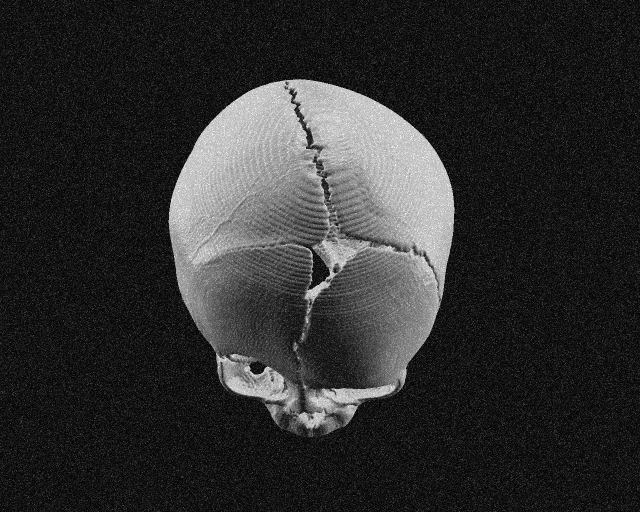
#> input picture Final_Exam/Q1/noisy_skull.png, 640 x 512 px
$ python Q1.py
#> lines starting #> are read from the running program, lines starting #| are printed output that depends on the picture; long printed decimals are rounded
import cv2 as cv
import matplotlib.pyplot as plt
import numpy as np

#A
img = cv.imread("noisy_skull.png", 0)
#> img is the input picture: shape (512, 640); min 1, max 251, mean 46.2
strip = img[:img.shape[0], :170]
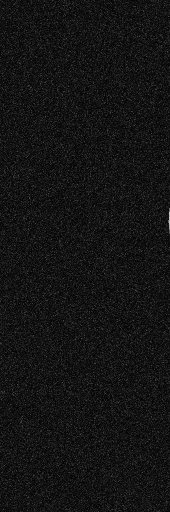
#> strip: shape (512, 170); min 1, max 216, mean 19.9
plt.hist(strip.ravel(), bins=256, density=True)

m_n = np.mean(strip)
#> m_n = 19.94
v_n = np.var(strip)
#> v_n = 133.8
print("Noise mean = ",m_n)
#| Noise mean =  19.944
print("Noise variance = ", v_n)
#| Noise variance =  133.772

#C
dst = cv.copyMakeBorder(img, 4, 4, 4, 4, cv.BORDER_REFLECT)
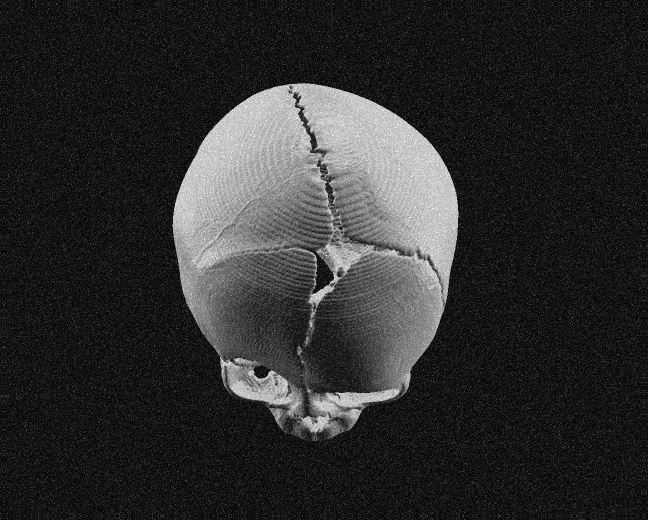
#> dst: shape (520, 648); min 1, max 251, mean 45.5
img_adv = np.zeros(dst.shape)
for i in range (img.shape[0]):
    for j in range (img.shape[1]):
        cut = dst[i:i+9, j:j+9]
        m_l = np.mean(cut)
        v_l = np.var(cut)
        img_adv[i, j] = np.round(dst[i,j] - ((v_n/v_l) * (dst[i,j] - m_l)))
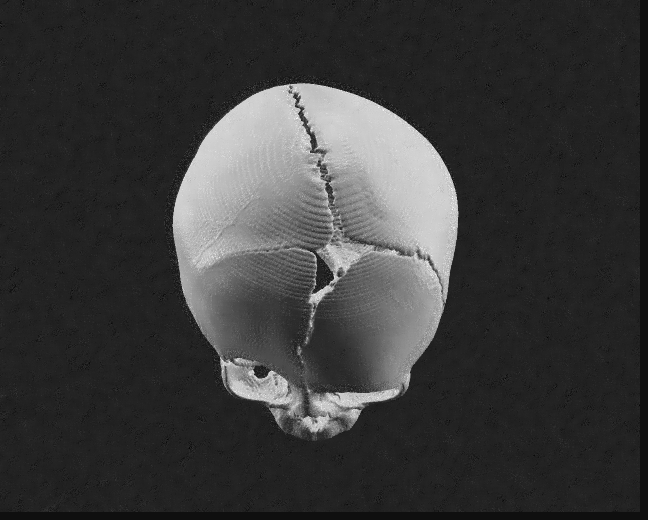
#> img_adv: shape (520, 648) float64; min -16, max 249, mean 44.8; drawn with min black and max white
img_adv = img_adv[4:dst.shape[0]-4, 4:dst.shape[1]-4]
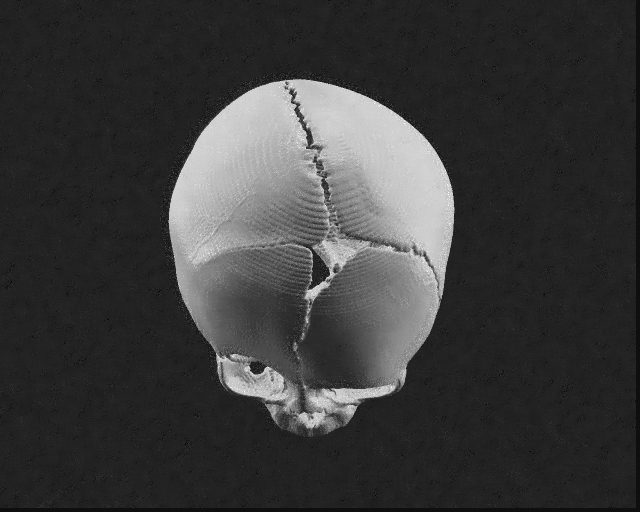
#> img_adv: shape (512, 640) float64; min -16, max 249, mean 45.7; drawn with min black and max white

#D
dst = cv.copyMakeBorder(img, 3, 3, 3, 3, cv.BORDER_REFLECT)
#> dst: shape (518, 646)
img_med = cv.medianBlur(dst, 7)
img_med = img_med[3:dst.shape[0]-3, 3:img.shape[1]-3]
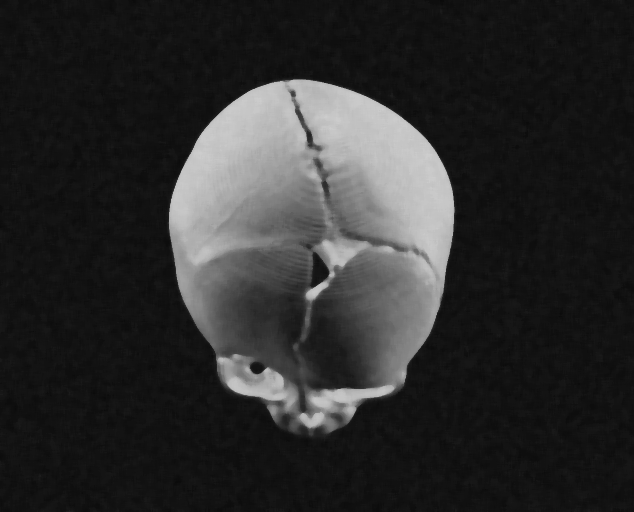
#> img_med: shape (512, 634); min 10, max 206, mean 44.6

#E
plt.figure()
ax = plt.subplot(2, 3, 1)
ax.set_title('noisy')
ax.imshow(img, cmap = 'gray')
ax.axis('off')

ax = plt.subplot(2, 3, 2)
ax.set_title('Adaptive')
ax.imshow(img_adv, cmap = 'gray')
ax.axis('off')

ax = plt.subplot(2, 3, 3)
ax.set_title('Median')
ax.imshow(img_med, cmap = 'gray')
ax.axis('off')

ax = plt.subplot(2, 3, 4)
plt.hist(strip.ravel(), bins=256, range=(0,255), density=True)
plt.ylim(0, 0.3)

ax = plt.subplot(2, 3, 5)
plt.hist(img_adv[:img.shape[0], :170].ravel(), bins=256, range=(0,255), density=True)
plt.ylim(0, 0.3)

ax = plt.subplot(2, 3, 6)
plt.hist(img_med[:img.shape[0], :170].ravel(), bins=256, range=(0,255), density=True)
plt.ylim(0, 0.3)

plt.show()
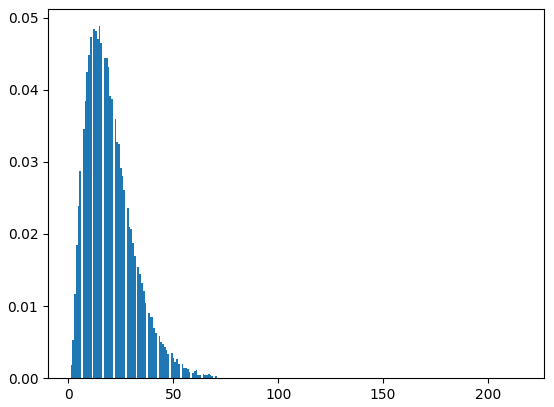
#> figure drawn by matplotlib, 1 panel; tallest bar 0.0488 high, from x = 14.44 to 15.28
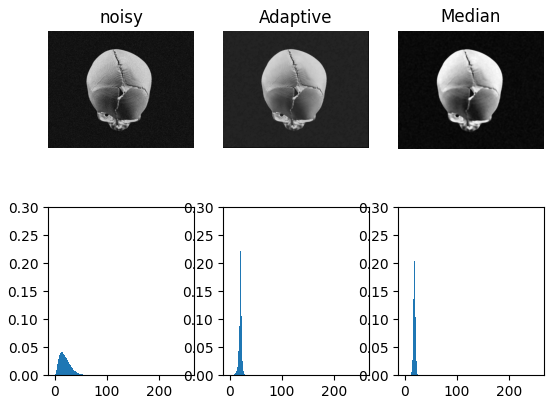
#> figure drawn by matplotlib, 6 panels; panel 4: tallest bar 0.0412 high, from x = 14.94 to 15.94; panel 5: tallest bar 0.221 high, from x = 19.92 to 20.92; panel 6: tallest bar 0.203 high, from x = 17.93 to 18.93
cv.waitKey(0)
